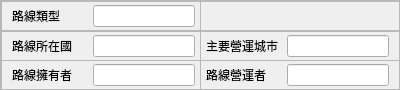
    <widget class="QFrame" name="frame_2">
     <property name="sizePolicy">
      <sizepolicy hsizetype="Fixed" vsizetype="Fixed">
       <horstretch>0</horstretch>
       <verstretch>0</verstretch>
      </sizepolicy>
     </property>
     <property name="minimumSize">
      <size>
       <width>400</width>
       <height>90</height>
      </size>
     </property>
     <property name="maximumSize">
      <size>
       <width>400</width>
       <height>90</height>
      </size>
     </property>
     <property name="frameShape">
      <enum>QFrame::Shape::StyledPanel</enum>
     </property>
     <property name="frameShadow">
      <enum>QFrame::Shadow::Raised</enum>
     </property>
     <layout class="QGridLayout" name="gridLayout_2">
      <property name="leftMargin">
       <number>0</number>
      </property>
      <property name="topMargin">
       <number>0</number>
      </property>
      <property name="rightMargin">
       <number>0</number>
      </property>
      <property name="bottomMargin">
       <number>0</number>
      </property>
      <property name="spacing">
       <number>0</number>
      </property>
      <item row="1" column="0">
       <widget class="QFrame" name="line_country_f">
        <property name="sizePolicy">
         <sizepolicy hsizetype="Fixed" vsizetype="Fixed">
          <horstretch>0</horstretch>
          <verstretch>0</verstretch>
         </sizepolicy>
        </property>
        <property name="minimumSize">
         <size>
          <width>200</width>
          <height>30</height>
         </size>
        </property>
        <property name="maximumSize">
         <size>
          <width>200</width>
          <height>30</height>
         </size>
        </property>
        <property name="frameShape">
         <enum>QFrame::Shape::StyledPanel</enum>
        </property>
        <property name="frameShadow">
         <enum>QFrame::Shadow::Raised</enum>
        </property>
        <layout class="QHBoxLayout" name="horizontalLayout_6">
         <property name="leftMargin">
          <number>10</number>
         </property>
         <property name="topMargin">
          <number>1</number>
         </property>
         <property name="rightMargin">
          <number>5</number>
         </property>
         <property name="bottomMargin">
          <number>1</number>
         </property>
         <item>
          <widget class="QLabel" name="line_country_l">
           <property name="sizePolicy">
            <sizepolicy hsizetype="Fixed" vsizetype="Preferred">
             <horstretch>0</horstretch>
             <verstretch>0</verstretch>
            </sizepolicy>
           </property>
           <property name="minimumSize">
            <size>
             <width>75</width>
             <height>0</height>
            </size>
           </property>
           <property name="maximumSize">
            <size>
             <width>75</width>
             <height>16777215</height>
            </size>
           </property>
           <property name="text">
            <string>路線所在國</string>
           </property>
          </widget>
         </item>
         <item>
          <widget class="QLineEdit" name="line_country_i"/>
         </item>
        </layout>
       </widget>
      </item>
      <item row="0" column="0">
       <widget class="QFrame" name="line_type_f">
        <property name="sizePolicy">
         <sizepolicy hsizetype="Fixed" vsizetype="Fixed">
          <horstretch>0</horstretch>
          <verstretch>0</verstretch>
         </sizepolicy>
        </property>
        <property name="minimumSize">
         <size>
          <width>200</width>
          <height>30</height>
         </size>
        </property>
        <property name="maximumSize">
         <size>
          <width>200</width>
          <height>30</height>
         </size>
        </property>
        <property name="frameShape">
         <enum>QFrame::Shape::StyledPanel</enum>
        </property>
        <property name="frameShadow">
         <enum>QFrame::Shadow::Raised</enum>
        </property>
        <layout class="QHBoxLayout" name="horizontalLayout_5">
         <property name="leftMargin">
          <number>10</number>
         </property>
         <property name="topMargin">
          <number>1</number>
         </property>
         <property name="rightMargin">
          <number>5</number>
         </property>
         <property name="bottomMargin">
          <number>1</number>
         </property>
         <item>
          <widget class="QLabel" name="line_type_l">
           <property name="sizePolicy">
            <sizepolicy hsizetype="Fixed" vsizetype="Preferred">
             <horstretch>0</horstretch>
             <verstretch>0</verstretch>
            </sizepolicy>
           </property>
           <property name="minimumSize">
            <size>
             <width>75</width>
             <height>0</height>
            </size>
           </property>
           <property name="maximumSize">
            <size>
             <width>75</width>
             <height>16777215</height>
            </size>
           </property>
           <property name="text">
            <string>路線類型</string>
           </property>
          </widget>
         </item>
         <item>
          <widget class="QLineEdit" name="line_type_i">
           <property name="frame">
            <bool>true</bool>
           </property>
          </widget>
         </item>
        </layout>
       </widget>
      </item>
      <item row="1" column="1">
       <widget class="QFrame" name="line_city_f">
        <property name="sizePolicy">
         <sizepolicy hsizetype="Fixed" vsizetype="Fixed">
          <horstretch>0</horstretch>
          <verstretch>0</verstretch>
         </sizepolicy>
        </property>
        <property name="minimumSize">
         <size>
          <width>200</width>
          <height>30</height>
         </size>
        </property>
        <property name="maximumSize">
         <size>
          <width>200</width>
          <height>30</height>
         </size>
        </property>
        <property name="frameShape">
         <enum>QFrame::Shape::StyledPanel</enum>
        </property>
        <property name="frameShadow">
         <enum>QFrame::Shadow::Raised</enum>
        </property>
        <layout class="QHBoxLayout" name="horizontalLayout_7">
         <property name="leftMargin">
          <number>5</number>
         </property>
         <property name="topMargin">
          <number>1</number>
         </property>
         <property name="rightMargin">
          <number>10</number>
         </property>
         <property name="bottomMargin">
          <number>1</number>
         </property>
         <item>
          <widget class="QLabel" name="line_city_l">
           <property name="sizePolicy">
            <sizepolicy hsizetype="Fixed" vsizetype="Preferred">
             <horstretch>0</horstretch>
             <verstretch>0</verstretch>
            </sizepolicy>
           </property>
           <property name="minimumSize">
            <size>
             <width>75</width>
             <height>0</height>
            </size>
           </property>
           <property name="maximumSize">
            <size>
             <width>75</width>
             <height>16777215</height>
            </size>
           </property>
           <property name="text">
            <string>主要營運城市</string>
           </property>
          </widget>
         </item>
         <item>
          <widget class="QLineEdit" name="line_city_i">
           <property name="frame">
            <bool>true</bool>
           </property>
          </widget>
         </item>
        </layout>
       </widget>
      </item>
      <item row="2" column="0">
       <widget class="QFrame" name="line_owner_f">
        <property name="sizePolicy">
         <sizepolicy hsizetype="Fixed" vsizetype="Fixed">
          <horstretch>0</horstretch>
          <verstretch>0</verstretch>
         </sizepolicy>
        </property>
        <property name="minimumSize">
         <size>
          <width>200</width>
          <height>30</height>
         </size>
        </property>
        <property name="maximumSize">
         <size>
          <width>200</width>
          <height>30</height>
         </size>
        </property>
        <property name="frameShape">
         <enum>QFrame::Shape::StyledPanel</enum>
        </property>
        <property name="frameShadow">
         <enum>QFrame::Shadow::Raised</enum>
        </property>
        <layout class="QHBoxLayout" name="horizontalLayout_9">
         <property name="leftMargin">
          <number>10</number>
         </property>
         <property name="topMargin">
          <number>1</number>
         </property>
         <property name="rightMargin">
          <number>5</number>
         </property>
         <property name="bottomMargin">
          <number>1</number>
         </property>
         <item>
          <widget class="QLabel" name="line_owner_l">
           <property name="sizePolicy">
            <sizepolicy hsizetype="Fixed" vsizetype="Preferred">
             <horstretch>0</horstretch>
             <verstretch>0</verstretch>
            </sizepolicy>
           </property>
           <property name="minimumSize">
            <size>
             <width>75</width>
             <height>0</height>
            </size>
           </property>
           <property name="maximumSize">
            <size>
             <width>75</width>
             <height>16777215</height>
            </size>
           </property>
           <property name="text">
            <string>路線擁有者</string>
           </property>
          </widget>
         </item>
         <item>
          <widget class="QLineEdit" name="line_owner_i">
           <property name="frame">
            <bool>true</bool>
           </property>
          </widget>
         </item>
        </layout>
       </widget>
      </item>
      <item row="2" column="1">
       <widget class="QFrame" name="line_operator_f">
        <property name="sizePolicy">
         <sizepolicy hsizetype="Fixed" vsizetype="Fixed">
          <horstretch>0</horstretch>
          <verstretch>0</verstretch>
         </sizepolicy>
        </property>
        <property name="minimumSize">
         <size>
          <width>200</width>
          <height>30</height>
         </size>
        </property>
        <property name="maximumSize">
         <size>
          <width>200</width>
          <height>30</height>
         </size>
        </property>
        <property name="frameShape">
         <enum>QFrame::Shape::StyledPanel</enum>
        </property>
        <property name="frameShadow">
         <enum>QFrame::Shadow::Raised</enum>
        </property>
        <layout class="QHBoxLayout" name="horizontalLayout_8">
         <property name="leftMargin">
          <number>5</number>
         </property>
         <property name="topMargin">
          <number>1</number>
         </property>
         <property name="rightMargin">
          <number>10</number>
         </property>
         <property name="bottomMargin">
          <number>1</number>
         </property>
         <item>
          <widget class="QLabel" name="line_operator_l">
           <property name="sizePolicy">
            <sizepolicy hsizetype="Fixed" vsizetype="Preferred">
             <horstretch>0</horstretch>
             <verstretch>0</verstretch>
            </sizepolicy>
           </property>
           <property name="minimumSize">
            <size>
             <width>75</width>
             <height>0</height>
            </size>
           </property>
           <property name="maximumSize">
            <size>
             <width>75</width>
             <height>16777215</height>
            </size>
           </property>
           <property name="text">
            <string>路線營運者</string>
           </property>
          </widget>
         </item>
         <item>
          <widget class="QLineEdit" name="line_operator_i"/>
         </item>
        </layout>
       </widget>
      </item>
      <item row="0" column="1">
       <widget class="QFrame" name="empty_frame_2">
        <property name="sizePolicy">
         <sizepolicy hsizetype="Fixed" vsizetype="Fixed">
          <horstretch>0</horstretch>
          <verstretch>0</verstretch>
         </sizepolicy>
        </property>
        <property name="minimumSize">
         <size>
          <width>200</width>
          <height>30</height>
         </size>
        </property>
        <property name="maximumSize">
         <size>
          <width>200</width>
          <height>30</height>
         </size>
        </property>
        <property name="frameShape">
         <enum>QFrame::Shape::StyledPanel</enum>
        </property>
        <property name="frameShadow">
         <enum>QFrame::Shadow::Raised</enum>
        </property>
        <layout class="QHBoxLayout" name="horizontalLayout_12">
         <property name="leftMargin">
          <number>5</number>
         </property>
         <property name="topMargin">
          <number>1</number>
         </property>
         <property name="rightMargin">
          <number>10</number>
         </property>
         <property name="bottomMargin">
          <number>1</number>
         </property>
        </layout>
       </widget>
      </item>
     </layout>
    </widget>
